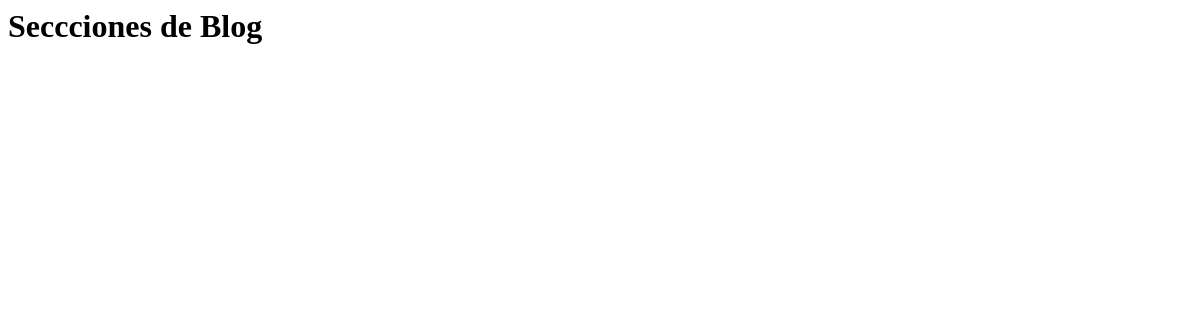
The app's page /blog/articulo/list, older data.
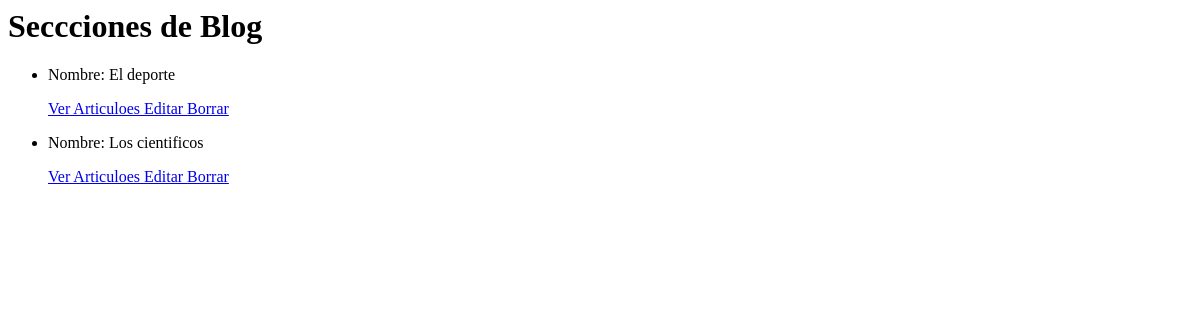
The same page, newer data.
### blog/models.py (models this page shows, shortened)
class Articulo(models.Model):
    class Meta:
        verbose_name_plural = "Articulos"
    titulo = models.CharField(max_length=30)
    texto = models.CharField(max_length=1000)
    fecha = models.DateTimeField(null=True)

### blog/views.py (the view)
# urls.py: path("articulo/list", ArticuloList.as_view(), name="ArticuloList"),
class ArticuloList(ListView):
    model = Articulo
    template_name = "blog/articulos_list.html"

### blog/templates/blog/articulos_list.html
<h1> Seccciones de Blog </h1>
<ul>
    {% for articulo in object_list %}
    <li>
        <p> Nombre: {{ articulo.titulo }} </p>
        <p>
            <a href="{% url 'ArticuloDetail' articulo.id %}"> Ver Articuloes </a>
            <a href="{% url 'ArticuloUpdate' articulo.id %}"> Editar </a>
            <a href="{% url 'ArticuloDelete' articulo.id %}"> Borrar </a>
        </p>
    </li>
    {% endfor %}
</ul>

Row changes from the older to the newer data that the page shows:
added Articulo: titulo "El deporte"
added Articulo: titulo "Los cientificos"
